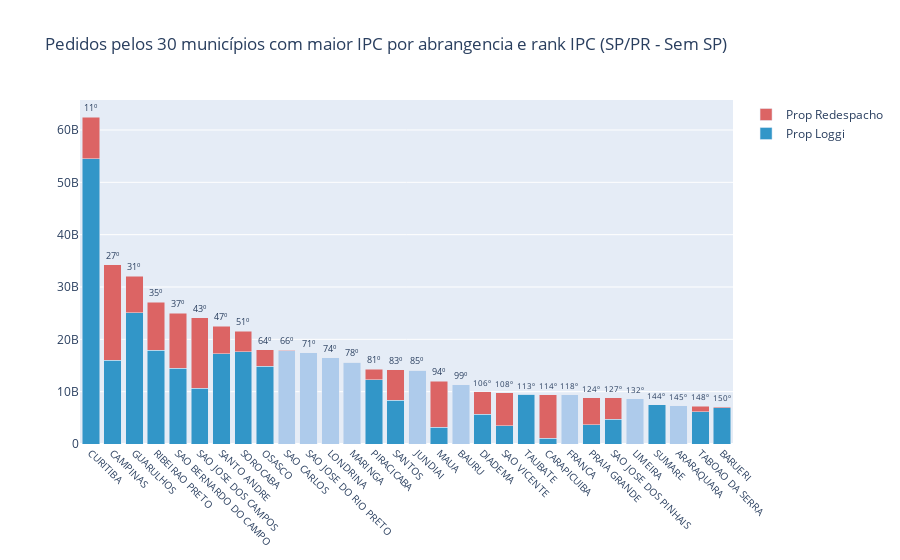

Source (notebook cell):
### Markdown cell above
## E considerando os que tem Loggi, quais os municípios de maior IPC em SP e PR?

### Code cell
\

### Figure 1 — Plotly figure (JSON) as saved in the notebook; plotly's stock layout.template omitted (floating-point values rounded to 4 significant figures)
{"data": [{"hovertext": [87.31, 46.59, 78.11, 66.02, 57.88, 44.19, 76.85, 82.12, 82.61, 99.91, 100, 100, 99.95, 85.71, 58.65, 100, 26.59, 100, 57.3, 35.41, 100, 12.07, 100, 41.88, 53.44, 100, 100, 99.97, 84.84, 96.85], "marker": {"color": ["rgb(50, 150, 200)", "rgb(50, 150, 200)", "rgb(50, 150, 200)", "rgb(50, 150, 200)", "rgb(50, 150, 200)", "rgb(50, 150, 200)", "rgb(50, 150, 200)", "rgb(50, 150, 200)", "rgb(50, 150, 200)", "rgb(174, 203, 235)", "rgb(174, 203, 235)", "rgb(174, 203, 235)", "rgb(174, 203, 235)", "rgb(50, 150, 200)", "rgb(50, 150, 200)", "rgb(174, 203, 235)", "rgb(50, 150, 200)", "rgb(174, 203, 235)", "rgb(50, 150, 200)", "rgb(50, 150, 200)", "rgb(50, 150, 200)", "rgb(50, 150, 200)", "rgb(174, 203, 235)", "rgb(50, 150, 200)", "rgb(50, 150, 200)", "rgb(174, 203, 235)", "rgb(50, 150, 200)", "rgb(174, 203, 235)", "rgb(50, 150, 200)", "rgb(50, 150, 200)"]}, "name": "Prop Loggi", "type": "bar", "x": ["CURITIBA", "CAMPINAS", "GUARULHOS", "RIBEIRAO PRETO", "SAO BERNARDO DO CAMPO", "SAO JOSE DOS CAMPOS", "SANTO ANDRE", "SOROCABA", "OSASCO", "SAO CARLOS", "SAO JOSE DO RIO PRETO", "LONDRINA", "MARINGA", "PIRACICABA", "SANTOS", "JUNDIAI", "MAUA", "BAURU", "DIADEMA", "SAO VICENTE", "TAUBATE", "CARAPICUIBA", "FRANCA", "PRAIA GRANDE", "SAO JOSE DOS PINHAIS", "LIMEIRA", "SUMARE", "ARARAQUARA", "TABOAO DA SERRA", "BARUERI"], "y": [54516858399, 15968543458, 25070321896, 17903495325, 14443457216, 10667416407, 17266846321, 17656312382, 14857767394, 17860014776, 17427151663, 16488050649, 15633083595, 12240760310, 8323029756, 14082135345, 3190831003, 11282683680, 5729010898, 3481320908, 9471726738, 1141590047, 9440930385, 3696223349, 4706017735, 8674495333, 7508791256, 7345598362, 6122155724, 6923983790]}, {"marker": {"color": ["rgb(220, 100, 100)", "rgb(220, 100, 100)", "rgb(220, 100, 100)", "rgb(220, 100, 100)", "rgb(220, 100, 100)", "rgb(220, 100, 100)", "rgb(220, 100, 100)", "rgb(220, 100, 100)", "rgb(220, 100, 100)", "rgb(220, 100, 100)", "rgb(220, 100, 100)", "rgb(220, 100, 100)", "rgb(220, 100, 100)", "rgb(220, 100, 100)", "rgb(220, 100, 100)", "rgb(220, 100, 100)", "rgb(220, 100, 100)", "rgb(220, 100, 100)", "rgb(220, 100, 100)", "rgb(220, 100, 100)", "rgb(220, 100, 100)", "rgb(220, 100, 100)", "rgb(220, 100, 100)", "rgb(220, 100, 100)", "rgb(220, 100, 100)", "rgb(220, 100, 100)", "rgb(220, 100, 100)", "rgb(220, 100, 100)", "rgb(220, 100, 100)", "rgb(220, 100, 100)"]}, "name": "Prop Redespacho", "text": ["11º", "27º", "31º", "35º", "37º", "43º", "47º", "51º", "64º", "66º", "71º", "74º", "78º", "81º", "83º", "85º", "94º", "99º", "106º", "108º", "113º", "114º", "118º", "124º", "127º", "132º", "144º", "145º", "148º", "150º"], "textfont": {"size": 9}, "textposition": "outside", "type": "bar", "x": ["CURITIBA", "CAMPINAS", "GUARULHOS", "RIBEIRAO PRETO", "SAO BERNARDO DO CAMPO", "SAO JOSE DOS CAMPOS", "SANTO ANDRE", "SOROCABA", "OSASCO", "SAO CARLOS", "SAO JOSE DO RIO PRETO", "LONDRINA", "MARINGA", "PIRACICABA", "SANTOS", "JUNDIAI", "MAUA", "BAURU", "DIADEMA", "SAO VICENTE", "TAUBATE", "CARAPICUIBA", "FRANCA", "PRAIA GRANDE", "SAO JOSE DOS PINHAIS", "LIMEIRA", "SUMARE", "ARARAQUARA", "TABOAO DA SERRA", "BARUERI"], "y": [7927000000.0, 18310000000.0, 7026000000.0, 9215000000.0, 10510000000.0, 13470000000.0, 5201000000.0, 3844000000.0, 3128000000.0, 15690000.0, 500, 0.08, 8505000.0, 2041000000.0, 5869000000.0, 0.79, 8809000000.0, 0.98, 4270000000.0, 6351000000.0, 0.33, 8317000000.0, 0.9, 5130000000.0, 4100000000.0, 0.42, 0.58, 2393000.0, 1094000000.0, 225000000.0]}], "layout": {"barmode": "stack", "title": {"text": "Pedidos pelos 30 municípios com maior IPC por abrangencia e rank IPC (SP/PR - Sem SP)"}, "xaxis": {"categoryarray": ["d", "a", "c", "b"], "categoryorder": "array", "tickangle": 45, "tickfont": {"size": 10}}}}
